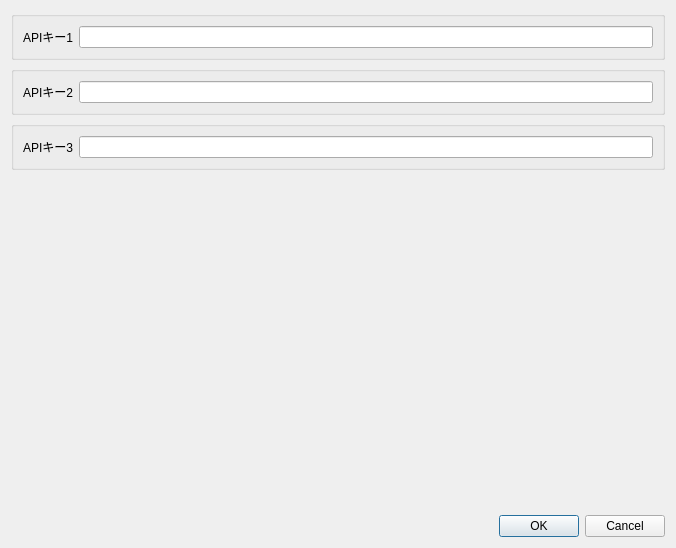
<?xml version="1.0" encoding="UTF-8"?>
<ui version="4.0">
 <class>Dialog</class>
 <widget class="QDialog" name="Dialog">
  <property name="geometry">
   <rect>
    <x>0</x>
    <y>0</y>
    <width>676</width>
    <height>548</height>
   </rect>
  </property>
  <property name="windowTitle">
   <string>API Keyの保存</string>
  </property>
  <layout class="QVBoxLayout" name="verticalLayout_5">
   <item>
    <widget class="QGroupBox" name="group_apikey_1">
     <property name="title">
      <string/>
     </property>
     <layout class="QVBoxLayout" name="verticalLayout_3">
      <item>
       <layout class="QGridLayout" name="apikeyGrid_1">
        <item row="0" column="0">
         <widget class="QLabel" name="apikeyLabel_1">
          <property name="text">
           <string>APIキー1</string>
          </property>
         </widget>
        </item>
        <item row="0" column="1">
         <widget class="QLineEdit" name="apiKeyLineEdit_1"/>
        </item>
       </layout>
      </item>
     </layout>
    </widget>
   </item>
   <item>
    <widget class="QGroupBox" name="group_apikey_2">
     <property name="title">
      <string/>
     </property>
     <layout class="QVBoxLayout" name="verticalLayout_2">
      <item>
       <layout class="QGridLayout" name="apikeyGrid_2">
        <item row="0" column="1">
         <widget class="QLineEdit" name="apikeyLineEdit_2"/>
        </item>
        <item row="0" column="0">
         <widget class="QLabel" name="apikeyLabel_2">
          <property name="text">
           <string>APIキー2</string>
          </property>
         </widget>
        </item>
       </layout>
      </item>
     </layout>
    </widget>
   </item>
   <item>
    <widget class="QGroupBox" name="group_apikey_3">
     <property name="title">
      <string/>
     </property>
     <layout class="QVBoxLayout" name="verticalLayout">
      <item>
       <layout class="QGridLayout" name="apikeyGrid_3">
        <item row="0" column="1">
         <widget class="QLineEdit" name="apiKeyLineEdit_3"/>
        </item>
        <item row="0" column="0">
         <widget class="QLabel" name="apikeyLabel_3">
          <property name="text">
           <string>APIキー3</string>
          </property>
         </widget>
        </item>
       </layout>
      </item>
     </layout>
    </widget>
   </item>
   <item>
    <spacer name="verticalSpacer">
     <property name="orientation">
      <enum>Qt::Vertical</enum>
     </property>
     <property name="sizeHint" stdset="0">
      <size>
       <width>20</width>
       <height>40</height>
      </size>
     </property>
    </spacer>
   </item>
   <item>
    <widget class="QDialogButtonBox" name="buttonBox">
     <property name="orientation">
      <enum>Qt::Horizontal</enum>
     </property>
     <property name="standardButtons">
      <set>QDialogButtonBox::Cancel|QDialogButtonBox::Ok</set>
     </property>
    </widget>
   </item>
  </layout>
 </widget>
 <resources/>
 <connections>
  <connection>
   <sender>buttonBox</sender>
   <signal>accepted()</signal>
   <receiver>Dialog</receiver>
   <slot>accept()</slot>
   <hints>
    <hint type="sourcelabel">
     <x>248</x>
     <y>254</y>
    </hint>
    <hint type="destinationlabel">
     <x>157</x>
     <y>274</y>
    </hint>
   </hints>
  </connection>
  <connection>
   <sender>buttonBox</sender>
   <signal>rejected()</signal>
   <receiver>Dialog</receiver>
   <slot>reject()</slot>
   <hints>
    <hint type="sourcelabel">
     <x>316</x>
     <y>260</y>
    </hint>
    <hint type="destinationlabel">
     <x>286</x>
     <y>274</y>
    </hint>
   </hints>
  </connection>
 </connections>
</ui>
